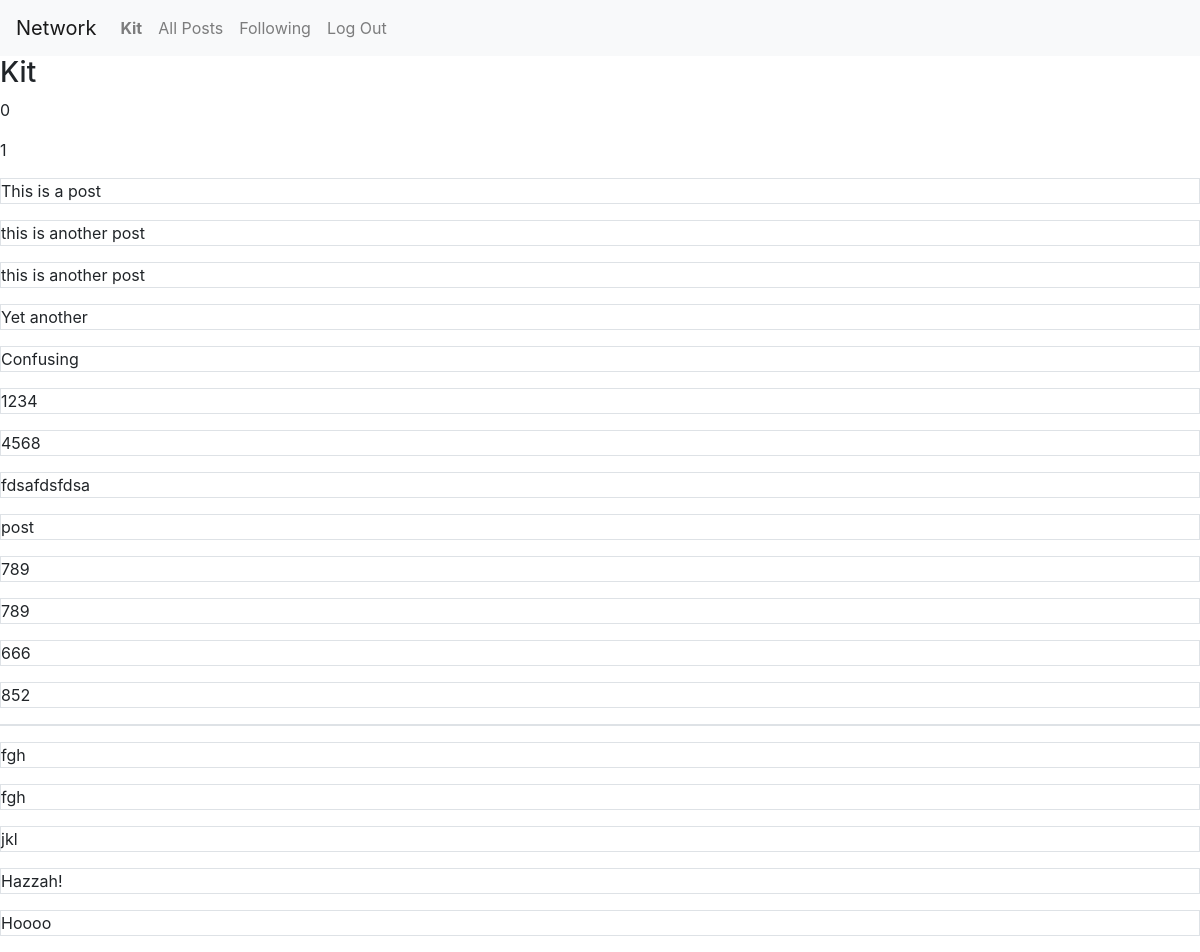
/profile/1 (signed in), run on the app's committed database.
### network/models.py (models this page shows, shortened)
class User(AbstractUser):
    following = models.ManyToManyField("self", blank=True, null=True, related_name="followers", symmetrical=False)
    pass

class Post(models.Model):
    user = models.ForeignKey(User, on_delete=models.CASCADE, related_name="posts")
    content = models.TextField(blank=True, max_length=300)
    likes = models.ManyToManyField(User, blank=True, null=True, related_name="likes")
    timestamp = models.DateTimeField(auto_now_add=True)

### network/views.py (the view)
# urls.py: path("profile/<str:user>", views.profile_view, name="profile_view"),
@csrf_exempt
@login_required
def profile_view(request, user):
    _user = User.objects.get(pk=user)
    followers = User.objects.filter(following=user).count()
    username = _user.username
    following = _user.following.count()
    user_posts = Post.objects.filter(user=user)
    return render(request, "network/profile.html", {
                "username": username,
                "followers": followers,
                "following": following,
                "user_posts": user_posts
    })

### network/templates/network/profile.html (shortened to what this page needs)
{% extends "network/layout.html" %}
{% load static %}
{% block body %}
{% if username %}
    <div id="profile-header">
        <h3>{{ username }}</h3>
        <p>{{ followers }}</p>
        <p>{{ following }}</p>
    </div>
    {% if user_posts %}
        <div class="profile-posts">
            {% for post in user_posts %}
                <p class="border">{{ post.content }}</p>
            {% endfor %}
        </div>
    {% endif %}
{% endif %}
{% endblock %}

### network/templates/network/layout.html (shortened to what this page needs)
{% load static %}
<!DOCTYPE html>
<html lang="en">
    <head>
        <link rel="stylesheet" href="https://stackpath.bootstrapcdn.com/bootstrap/4.4.1/css/bootstrap.min.css">
        <link href="{% static 'network/styles.css' %}" rel="stylesheet">
    </head>
    <body>
        <nav class="navbar navbar-expand-lg navbar-light bg-light">
            <a class="navbar-brand" href="/">Network</a>
            <div>
              <ul class="navbar-nav mr-auto">
                {% if user.is_authenticated %}
                    <li class="nav-item">
                        <a class="nav-link" href="profile/{{ user.id }}"><strong>{{ user.username }}</strong></a>
                    </li>
                {% endif %}
                <li class="nav-item">
                  <a class="nav-link" href="{% url 'index' %}">All Posts</a>
                </li>
                {% if user.is_authenticated %}
                    <li class="nav-item">
                        <a class="nav-link" id="following" href="#">Following</a>
                    </li>
                    <li class="nav-item">
                        <a class="nav-link" href="{% url 'logout' %}">Log Out</a>
                    </li>
                {% endif %}
              </ul>
            </div>
          </nav>
        <div class="body">
            {% block body %}
            {% endblock %}
        </div>
    </body>
</html>

### data on the page
User: username "Kit"
Post: content "This is a post"
Post: content "this is another post"
Post: content "this is another post"
Post: content "Yet another"
Post: content "Confusing"
Post: content "1234"
Post: content "4568"
Post: content "fdsafdsfdsa"
Post: content "post"
Post: content "789"
Post: content "789"
Post: content "666"
Post: content "852"
Post: content "fgh"
Post: content "fgh"
Post: content "jkl"
Post: content "Hazzah!"
Post: content "Hoooo"

### other printed values
{{ followers }} "0"
{{ following }} "1"
